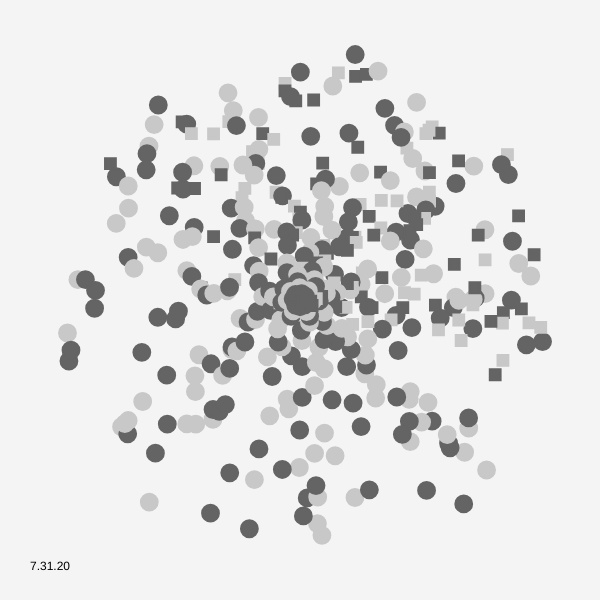
Frame 1 (no input)
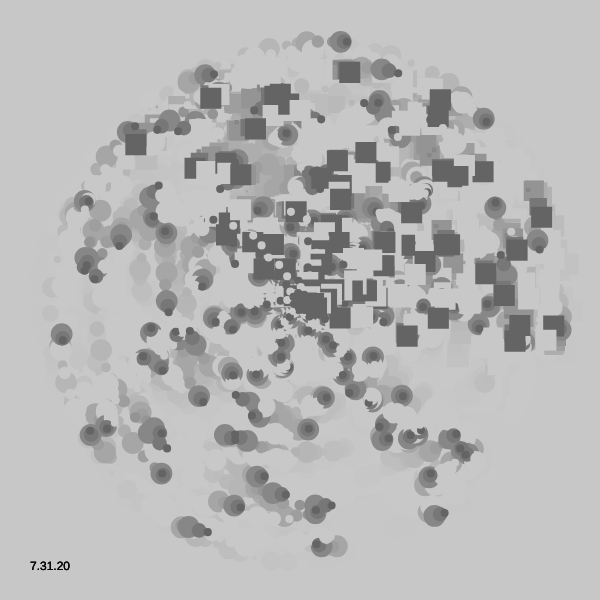
Frame 60 (no input)
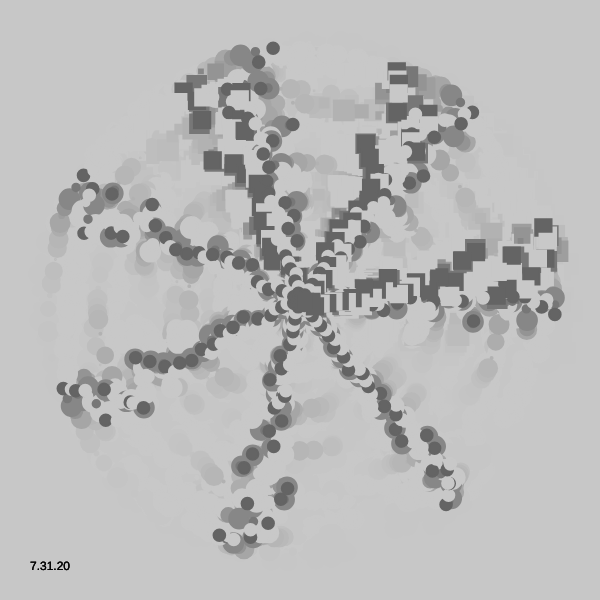
Frame 120 (the mouse pressed at the canvas centre since frame 60)

The p5.js sketch that drew these frames (run headless with seeded random() and noise() and a simulated clock; from frame 60 on, the mouse is pressed at the canvas centre):

// p5.js sketch
// ── sketch.js
let _divideNum;
let _noiseStep;
let _objectNum;
let _aryObjects = [];
let _aryColor = [];

function setup() {
  let canvasSize;
  createCanvas(600, 600);
  frameRate(20);
  noStroke();
  _divideNum = 7;
  _objectNum =40;
  _aryColor = [color(200),
              color(100)];
  for (let i = 0; i < _objectNum; i++) {
    let myColor;
    if (i % 2 == 0) {
      myColor = _aryColor[0];
    } else {
      myColor = _aryColor[1];
    }
    let newObject = new myObject(myColor, (_objectNum-i)/_objectNum);
    _aryObjects.push(newObject);
  }
}

function draw() {
  if (_objectNum%2 == 0) {
    background(200, 200, 200, 50);
  } else {
    background(200, 200, 200, 50);
  }
  for (let i = 0; i < _objectNum; i++) {
    _aryObjects[i].updateMe();
    _aryObjects[i].drawMe();
  }
  fill(0);
  noStroke();
  text("7.31.20", 30, height - 30);
}

class myObject {
  constructor(myColor, radiusRatio) {
    this.aryNoise = set_noise();
    this.color = myColor;
    this.centX = width/2;
    this.centY = height/2;
    this.maxRadius = width/1000 + width/2 * (radiusRatio ** 1);
  }
  updateMe() {
    update_noise(this.aryNoise);
  }
  drawMe() {
    _noiseStep = 0.03;
    this.minRadius = this.maxRadius*(0.7);
    let aryPoints = []; //angle, radius
    let sumNoiseAngle = calc_sum_noise(this.aryNoise, 0);
    let currentSumNoise = noise(this.aryNoise[0][0]);
    for (let i = 0; i < _divideNum; i++) {
      aryPoints[i] = []
      currentSumNoise += noise(this.aryNoise[i][0]);
      aryPoints[i][0] = 2*PI*currentSumNoise/sumNoiseAngle;
      aryPoints[i][1] = this.minRadius + (this.maxRadius - this.minRadius) * noise(this.aryNoise[i][1]);
    }
    fill(this.color);
    stroke(this.color);
    strokeWeight(2);
    for (let i = 0; i < _divideNum; i++) {
      ellipse(this.centX + aryPoints[i][1] * cos(aryPoints[i][0]),
                  this.centY + aryPoints[i][1] * sin(aryPoints[i][0]), 20*sin(frameCount), 20*sin(frameCount));
    }
    for (let i = 0; i < 3; i++) {
      rect(this.centX + aryPoints[i][1] * sin(aryPoints[i][0]),
                  this.centY + aryPoints[i][1] * cos(aryPoints[i][0]), 20*cos(frameCount), 20*cos(frameCount));
    }

  }
}

function calc_sum_noise(ary, column) {
  let sum = 0;
  for (let i = 0; i < ary.length; i++) {
    sum += noise(ary[i][column]);
  }
  return sum;
}

function set_noise() {
  let aryNoise = [];
  for (let i = 0; i < _divideNum; i++) {
    aryNoise[i] = [];
    for (let j = 0; j < 5; j++) {
      aryNoise[i][j] = random();  
    }
  }
  return aryNoise;
}

function update_noise(aryNoise) {
  for (let i = 0; i < _divideNum; i++) {
    for (let j = 0; j < 2; j++) {
      aryNoise[i][j] += _noiseStep; 
    }
  }
}
